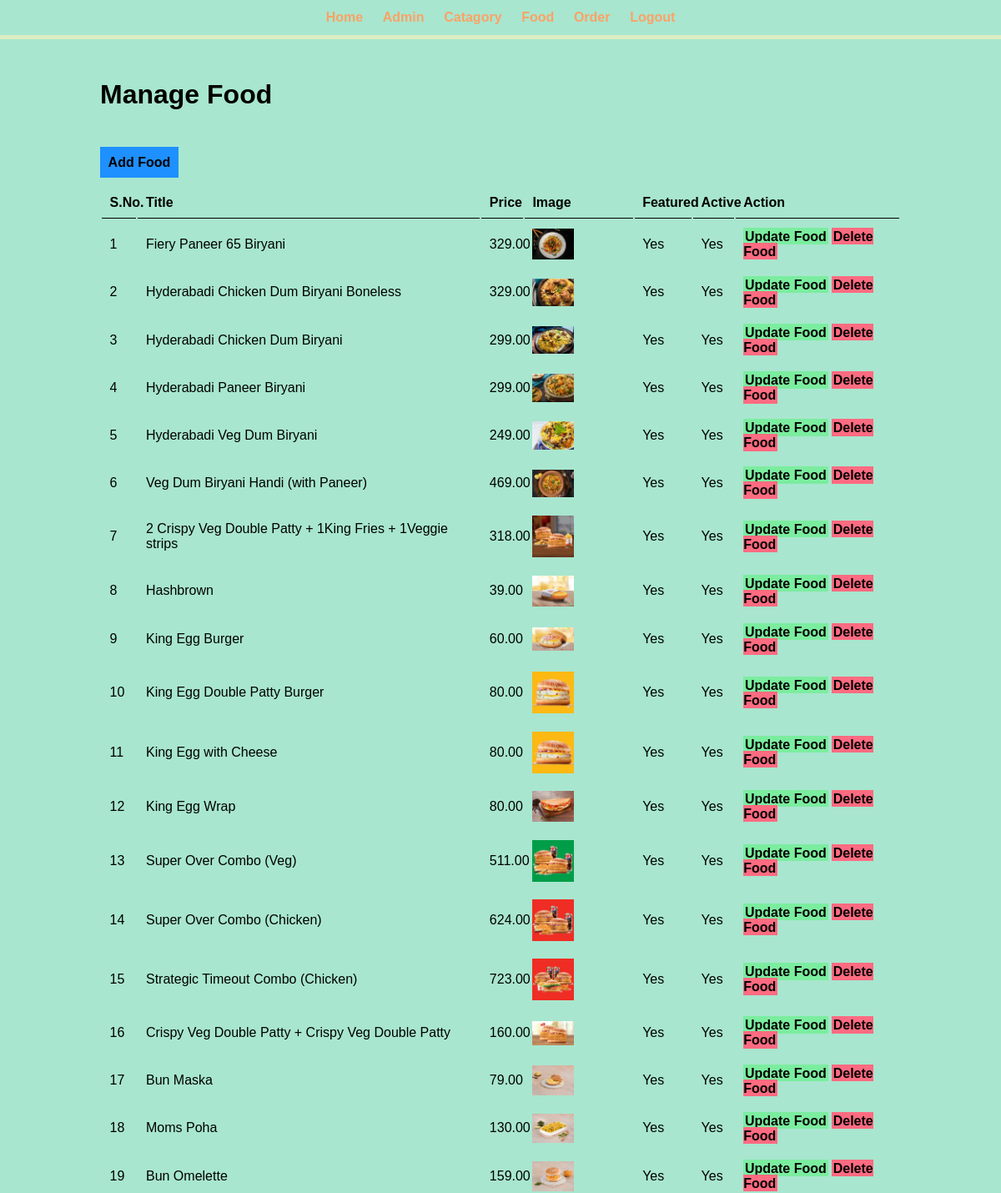
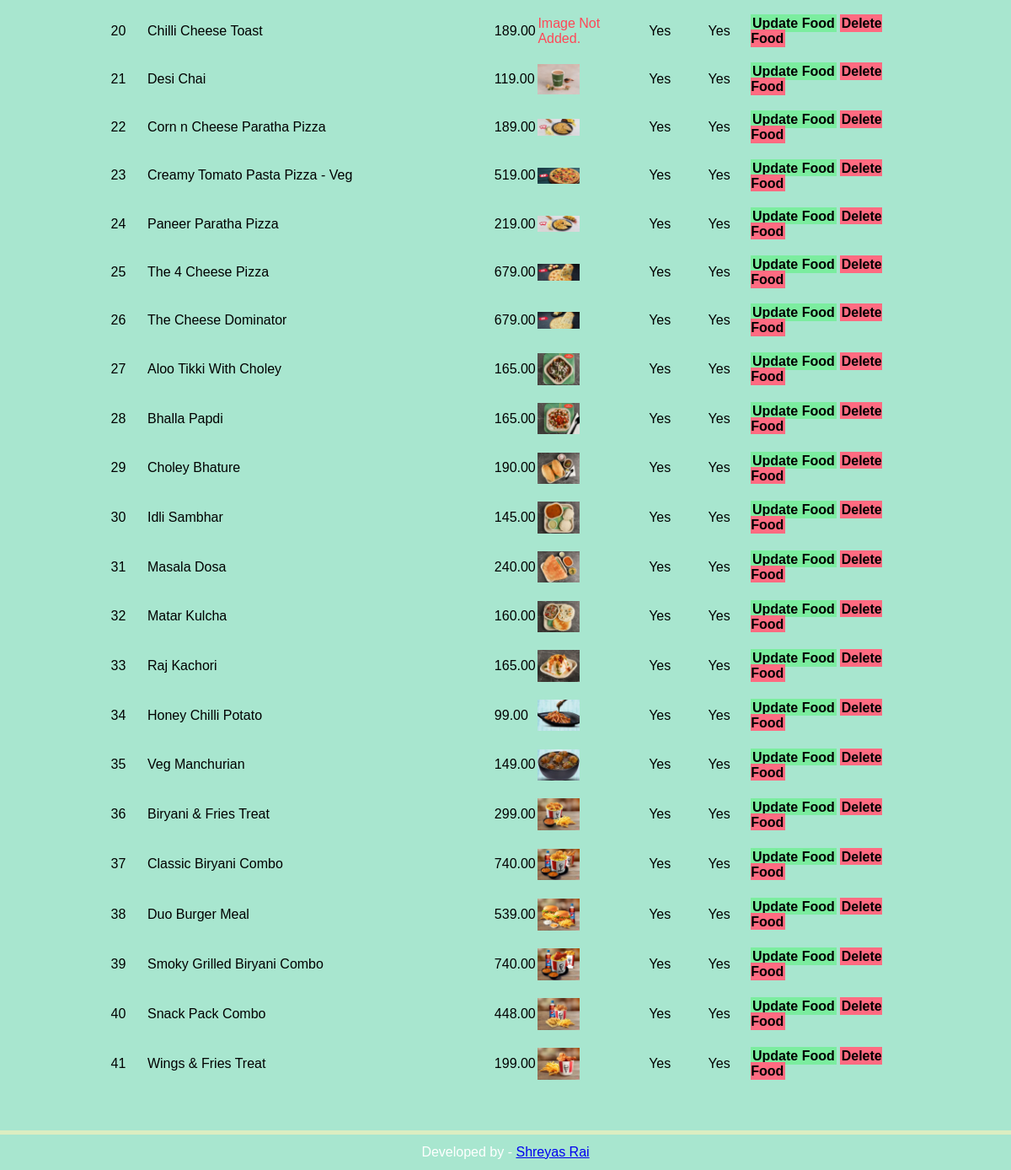
The app's page /admin/manage.food.php (signed in) with its own data (2 pictures, top to bottom).
### tables this page shows
CREATE TABLE `tbl_food` (
  `id` int(10) UNSIGNED NOT NULL,
  `title` varchar(100) NOT NULL,
  `description` text NOT NULL,
  `price` decimal(10,2) NOT NULL,
  `image_name` varchar(255) NOT NULL,
  `category_id` int(10) UNSIGNED NOT NULL,
  `featured` varchar(10) NOT NULL,
  `active` varchar(10) NOT NULL
);

### admin/manage.food.php (the view, shortened to what this page needs)
<?php include('partials/menu.php')?>
<div class="maincontent">
    <div class="wrapper">
        <h1>Manage Food</h1>
        <br />
            <br><br>
                <a href="<?php echo SITEURL;?>admin/add-food.php" class="btn-primary">Add Food </a>
                <br /> <br />
                <table class="tbl-full">
                    <tr>
                        <th>S.No.</th>
                        <th>Title</th>
                        <th>Price</th>
                        <th>Image</th>
                        <th>Featured</th>
                        <th>Active</th>
                        <th>Action</th>
                    </tr>
                    <?php
                        $sql = "SELECT * FROM tbl_food";
                        $res = mysqli_query($conn,$sql);
                        $count = mysqli_num_rows($res);
                        $sn=1;
                        if($count>0)
                        {
                            while($row = mysqli_fetch_assoc($res))
                            {
                                $id = $row['id'];
                                $title = $row['title'];
                                $price = $row['price'];
                                $image_name = $row['image_name'];
                                $featured = $row['featured'];
                                $active = $row['active'];
                                ?>
                                <tr>
                                    <td><?php echo $sn++;?></td>
                                    <td><?php echo $title;?></td>
                                    <td><?php echo $price;?></td>
                                    <td>
                                        <?php
                                                if($image_name!="")
                                                {
                                                    ?>
                                                    <img src="<?php echo SITEURL; ?>images/food/<?php echo $image_name; ?>" width="50px">
                                                    <?php
                                                }
                                                else
                                                {
                                                    echo "<div class = 'error'>Image Not Added.</div>";
                                                }
                                        ?>
                                    </td>
                                    <td><?php echo $featured;?></td>
                                    <td><?php echo $active;?></td>
                                    <td>
                                        <a href="<?PHP echo SITEURL;?>admin/update-food.php? id=<?php echo$id;?>&image_name=<?php echo $image_name; ?>" class="btn-secondary">Update Food</a>
                                        <a href="<?PHP echo SITEURL;?>admin/delete-food.php? id=<?php echo$id;?>&image_name=<?php echo $image_name; ?> " class="btn-Danger">Delete Food</a>
                                    </td>
                                </tr>
                                <?php
                            }
                        }
                        else
                        {
                            echo "<tr><td colspan='7' class='error'>Please Add Food First.</td></tr>";
                        }
                    ?>
                </table>
    </div>
</div>
<?php include('partials/footer.php')?>

### admin/partials/menu.php (shortened to what this page needs)
<html>
    <head>
        <link rel="stylesheet" href="../css/admin.css">
    </head>
    <Body>
        <div class="menu">
            <div class="wrapper">
                <ul>
                    <li><a href="index.php">Home</a></li>
                    <li><a href="manage.admin.php">Admin</a></li>
                    <li><a href="manage.catagory.php">Catagory</a></li>
                    <li><a href="manage.food.php">Food</a></li>
                    <li><a href="manage.order.php">Order</a></li>
                    <li><a href="logout.php">Logout</a></li>
                </ul>
            </div>
        </div>

### admin/partials/footer.php
 <div class="Footer section">
            <div class="wrapper">
                <p class="text-center">Developed by - <a href="#">Shreyas Rai</a></p>
            </div>
    </Body>
</html>

### css/admin.css (style rules this page uses)
* { margin: 0 0; padding: 0 0; font-family: 'Poppins', sans-serif; }
.wrapper { padding: 1%; width: 80%; margin: 0 auto ; }
.text-center { text-align: center; }
.menu { text-align: center; border-bottom: 5px solid #DCEDC1; background-color:#A8E6CF; }
.menu ul { list-style-type: none; }
.menu ul li { display: inline; padding: 1%; }
.menu ul li a { text-decoration: none; font-weight: bold; color: #fca266; }
.maincontent { background-color: #A8E6CF; padding: 3% 0; }
.tbl-full { width: 100%; }
table tr th { padding: 1%; border-bottom: 1px solid black; text-align: left; }
table tr td { padding: 1%; }
.btn-primary { background-color: #1e90ff; padding: 1%; color: black; text-decoration: none; font-weight: bold; }
.btn-secondary { background-color: #7bed9f; padding: 1%; color: black; text-decoration: none; font-weight: bold; }
.btn-Danger { background-color: #ff6b81; padding: 1%; color: black; text-decoration: none; font-weight: bold; }
.error { color: #ff4757; }
.footer { background-color: #A8E6CF; color: white; border-top: 5px solid #DCEDC1; }

### records on screen
tbl_food: title "Fiery Paneer 65 Biryani", price "329.00", image_name (picture), featured "Yes", active "Yes"
tbl_food: title "Hyderabadi Chicken Dum Biryani Boneless", price "329.00", image_name (picture), featured "Yes", active "Yes"
tbl_food: title "Hyderabadi Chicken Dum Biryani", price "299.00", image_name (picture), featured "Yes", active "Yes"
tbl_food: title "Hyderabadi Paneer Biryani", price "299.00", image_name (picture), featured "Yes", active "Yes"
tbl_food: title "Hyderabadi Veg Dum Biryani", price "249.00", image_name (picture), featured "Yes", active "Yes"
tbl_food: title "Veg Dum Biryani Handi (with Paneer)", price "469.00", image_name (picture), featured "Yes", active "Yes"
tbl_food: title "2 Crispy Veg Double Patty + 1King Fries + 1Veggie strips", price "318.00", image_name (picture), featured "Yes", active "Yes"
tbl_food: title "Hashbrown", price "39.00", image_name (picture), featured "Yes", active "Yes"
tbl_food: title "King Egg Burger", price "60.00", image_name (picture), featured "Yes", active "Yes"
tbl_food: title "King Egg Double Patty Burger", price "80.00", image_name (picture), featured "Yes", active "Yes"
tbl_food: title "King Egg with Cheese", price "80.00", image_name (picture), featured "Yes", active "Yes"
tbl_food: title "King Egg Wrap", price "80.00", image_name (picture), featured "Yes", active "Yes"
tbl_food: title "Super Over Combo (Veg)", price "511.00", image_name (picture), featured "Yes", active "Yes"
tbl_food: title "Super Over Combo (Chicken)", price "624.00", image_name (picture), featured "Yes", active "Yes"
tbl_food: title "Strategic Timeout Combo (Chicken)", price "723.00", image_name (picture), featured "Yes", active "Yes"
tbl_food: title "Crispy Veg Double Patty + Crispy Veg Double Patty", price "160.00", image_name (picture), featured "Yes", active "Yes"
tbl_food: title "Bun Maska", price "79.00", image_name (picture), featured "Yes", active "Yes"
tbl_food: title "Moms Poha", price "130.00", image_name (picture), featured "Yes", active "Yes"
tbl_food: title "Bun Omelette", price "159.00", image_name (picture), featured "Yes", active "Yes"
tbl_food: title "Chilli Cheese Toast", price "189.00", image_name "Image Not Added.", featured "Yes", active "Yes"
tbl_food: title "Desi Chai", price "119.00", image_name (picture), featured "Yes", active "Yes"
tbl_food: title "Corn n Cheese Paratha Pizza", price "189.00", image_name (picture), featured "Yes", active "Yes"
tbl_food: title "Creamy Tomato Pasta Pizza - Veg", price "519.00", image_name (picture), featured "Yes", active "Yes"
tbl_food: title "Paneer Paratha Pizza", price "219.00", image_name (picture), featured "Yes", active "Yes"
tbl_food: title "The 4 Cheese Pizza", price "679.00", image_name (picture), featured "Yes", active "Yes"
tbl_food: title "The Cheese Dominator", price "679.00", image_name (picture), featured "Yes", active "Yes"
tbl_food: title "Aloo Tikki With Choley", price "165.00", image_name (picture), featured "Yes", active "Yes"
tbl_food: title "Bhalla Papdi", price "165.00", image_name (picture), featured "Yes", active "Yes"
tbl_food: title "Choley Bhature", price "190.00", image_name (picture), featured "Yes", active "Yes"
tbl_food: title "Idli Sambhar", price "145.00", image_name (picture), featured "Yes", active "Yes"
tbl_food: title "Masala Dosa", price "240.00", image_name (picture), featured "Yes", active "Yes"
tbl_food: title "Matar Kulcha", price "160.00", image_name (picture), featured "Yes", active "Yes"
tbl_food: title "Raj Kachori", price "165.00", image_name (picture), featured "Yes", active "Yes"
tbl_food: title "Honey Chilli Potato", price "99.00", image_name (picture), featured "Yes", active "Yes"
tbl_food: title "Veg Manchurian", price "149.00", image_name (picture), featured "Yes", active "Yes"
tbl_food: title "Biryani & Fries Treat", price "299.00", image_name (picture), featured "Yes", active "Yes"
tbl_food: title "Classic Biryani Combo", price "740.00", image_name (picture), featured "Yes", active "Yes"
tbl_food: title "Duo Burger Meal", price "539.00", image_name (picture), featured "Yes", active "Yes"
tbl_food: title "Smoky Grilled Biryani Combo", price "740.00", image_name (picture), featured "Yes", active "Yes"
tbl_food: title "Snack Pack Combo", price "448.00", image_name (picture), featured "Yes", active "Yes"
tbl_food: title "Wings & Fries Treat", price "199.00", image_name (picture), featured "Yes", active "Yes"
